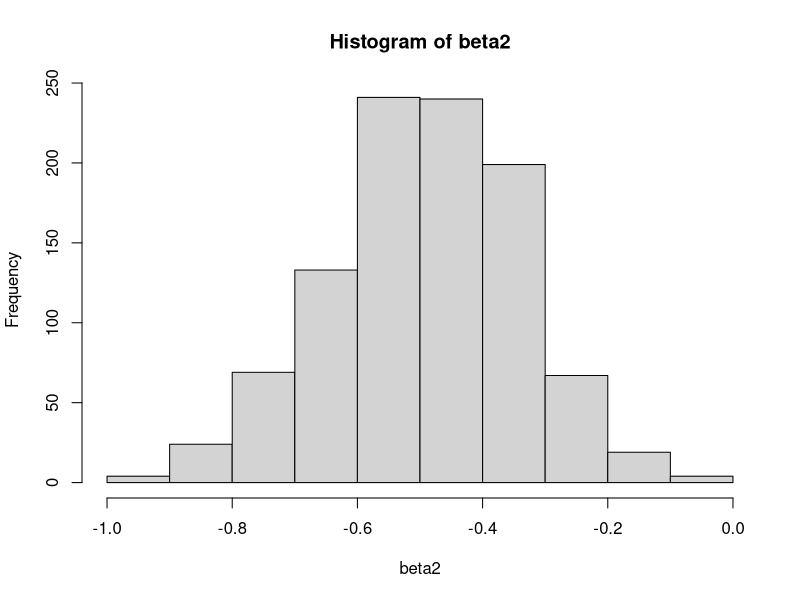
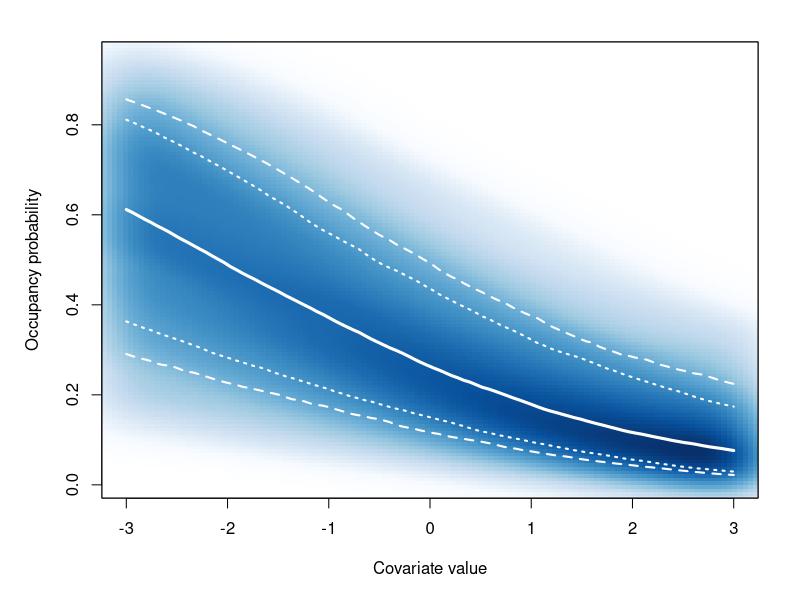

Recreate these plots in R, in order.
# ~~~~~~~~~~~~~~~~~~~~~~~~~~~~~~~~~~~~~~~~~~~~~~~~~~~~~~~~~~~~~~~~~~~~~~~~~~~
# Hi Anna,
#
# Maybe we can chat quickly to make sure we're on the same page?
# ~~~~~~~~~~~~~~~~~~~~~~~~~~~~~~~~~~~~~~~~~~~~~~~~~~~~~~~~~~~~~~~~~~~~~~~~~~~
#library(tidyverse)
library(reshape2)

# ~~~~~~~~~~~~~~~~~~~~~~~~~~~~~~~~~~~~~~~~~~~~~~~~~~~~~~~~~~~~~~~~~~~~~~~~~~~
# simulate two posterior distributions (an intercept, beta0, and a slope, beta2)
# ~~~~~~~~~~~~~~~~~~~~~~~~~~~~~~~~~~~~~~~~~~~~~~~~~~~~~~~~~~~~~~~~~~~~~~~~~~~
n <- 1000
beta0 <- rnorm(n, -1, 0.5)
beta2 <- rnorm(n, -0.5, 0.15)
hist(beta2)
# ~~~~~~~~~~~~~~~~~~~~~~~~~~~~~~~~~~~~~~~~~~~~~~~~~~~~~~~~~~~~~~~~~~~~~~~~~~~
# if I just want the 'beta coefficient'
# ~~~~~~~~~~~~~~~~~~~~~~~~~~~~~~~~~~~~~~~~~~~~~~~~~~~~~~~~~~~~~~~~~~~~~~~~~~~
mean(beta2)
median(beta2)
quantile(beta2, c(0.025,0.5,0.975)) # 95% CrI's and median
# f-value
ifelse(mean(beta2) < 0, length(which(beta2 < 0)), length(which(beta2 > 0)))/n

# ~~~~~~~~~~~~~~~~~~~~~~~~~~~~~~~~~~~~~~~~~~~~~~~~~~~~~~~~~~~~~~~~~~~~~~~~~~~
# simulate a covariate scale to use for prediction (res is short for resolution)
# ~~~~~~~~~~~~~~~~~~~~~~~~~~~~~~~~~~~~~~~~~~~~~~~~~~~~~~~~~~~~~~~~~~~~~~~~~~~
res <- 100
x <- seq(-3,3, length.out = res)

# ~~~~~~~~~~~~~~~~~~~~~~~~~~~~~~~~~~~~~~~~~~~~~~~~~~~~~~~~~~~~~~~~~~~~~~~~~~~
# calculate expected value with full uncertainty as well as 85% and 95% CrIs
# ~~~~~~~~~~~~~~~~~~~~~~~~~~~~~~~~~~~~~~~~~~~~~~~~~~~~~~~~~~~~~~~~~~~~~~~~~~~
ev <- matrix(NA, n, res)
qe <- matrix(NA, res, 5)
for (j in 1:res){
  ev[,j] <- plogis(beta0 + beta2 * x[j])                      # calculate expected values
  qe[j,] <- quantile(ev[,j], c(0.025,0.075,0.5,0.925,0.975))  # quantiles
}


# melt expected values to make a smooth scatter plot
me <- melt(ev)
names(me) <- c('i','x','e')

par(mar = c(5.1,5.1,2.1,2.1))
smoothScatter(me$e ~ x[me$x],
              nrpoints = 0,
              #ylab = TeX("Occupancy probability ($\\psi$))"),
              ylab = "Occupancy probability",
              xlab = 'Covariate value')
lines(qe[,3] ~ x, lwd = 3, col = 'white')
# 95% credible intervals
lines(qe[,1] ~ x, lwd = 2, col = 'white', lty = 2)
lines(qe[,5] ~ x, lwd = 2, col = 'white', lty = 2)

# 85% credible intervals
lines(qe[,2] ~ x, lwd = 2, col = 'white', lty = 3)
lines(qe[,4] ~ x, lwd = 2, col = 'white', lty = 3)

